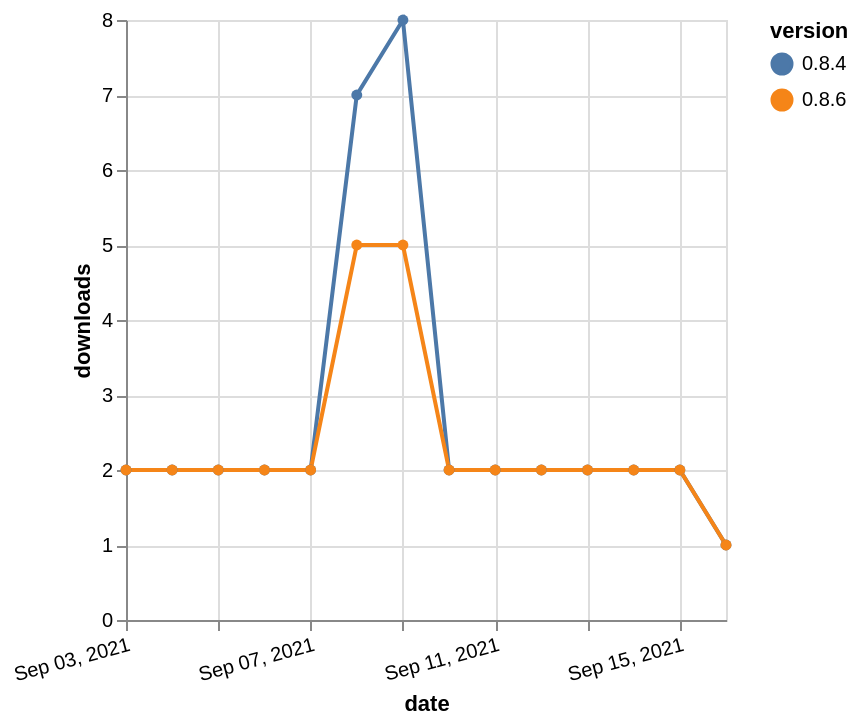

This figure's Vega-Lite source:
### Vega-Lite specification from a JSON file in a GitHub repository (floating-point values rounded to 4 significant figures)
{"$schema": "https://vega.github.io/schema/vega-lite/v5.json", "description": "A simple bar chart with embedded data.", "data": {"values": [{"date": "2021-09-03", "total": 3377, "delta": 2, "version": "0.8.4"}, {"date": "2021-09-04", "total": 3379, "delta": 2, "version": "0.8.4"}, {"date": "2021-09-05", "total": 3381, "delta": 2, "version": "0.8.4"}, {"date": "2021-09-06", "total": 3383, "delta": 2, "version": "0.8.4"}, {"date": "2021-09-07", "total": 3385, "delta": 2, "version": "0.8.4"}, {"date": "2021-09-08", "total": 3392, "delta": 7, "version": "0.8.4"}, {"date": "2021-09-09", "total": 3400, "delta": 8, "version": "0.8.4"}, {"date": "2021-09-10", "total": 3402, "delta": 2, "version": "0.8.4"}, {"date": "2021-09-11", "total": 3404, "delta": 2, "version": "0.8.4"}, {"date": "2021-09-12", "total": 3406, "delta": 2, "version": "0.8.4"}, {"date": "2021-09-13", "total": 3408, "delta": 2, "version": "0.8.4"}, {"date": "2021-09-14", "total": 3410, "delta": 2, "version": "0.8.4"}, {"date": "2021-09-15", "total": 3412, "delta": 2, "version": "0.8.4"}, {"date": "2021-09-16", "total": 3413, "delta": 1, "version": "0.8.4"}, {"date": "2021-09-03", "total": 2427, "delta": 2, "version": "0.8.6"}, {"date": "2021-09-04", "total": 2429, "delta": 2, "version": "0.8.6"}, {"date": "2021-09-05", "total": 2431, "delta": 2, "version": "0.8.6"}, {"date": "2021-09-06", "total": 2433, "delta": 2, "version": "0.8.6"}, {"date": "2021-09-07", "total": 2435, "delta": 2, "version": "0.8.6"}, {"date": "2021-09-08", "total": 2440, "delta": 5, "version": "0.8.6"}, {"date": "2021-09-09", "total": 2445, "delta": 5, "version": "0.8.6"}, {"date": "2021-09-10", "total": 2447, "delta": 2, "version": "0.8.6"}, {"date": "2021-09-11", "total": 2449, "delta": 2, "version": "0.8.6"}, {"date": "2021-09-12", "total": 2451, "delta": 2, "version": "0.8.6"}, {"date": "2021-09-13", "total": 2453, "delta": 2, "version": "0.8.6"}, {"date": "2021-09-14", "total": 2455, "delta": 2, "version": "0.8.6"}, {"date": "2021-09-15", "total": 2457, "delta": 2, "version": "0.8.6"}, {"date": "2021-09-16", "total": 2458, "delta": 1, "version": "0.8.6"}]}, "width": "container", "mark": {"type": "line", "point": {"filled": true}}, "encoding": {"x": {"field": "date", "type": "temporal", "timeUnit": "yearmonthdate", "title": "date", "axis": {"labelAngle": -15}}, "y": {"field": "delta", "type": "quantitative", "title": "downloads"}, "color": {"field": "version", "type": "nominal"}, "tooltip": {"field": "delta"}}}
